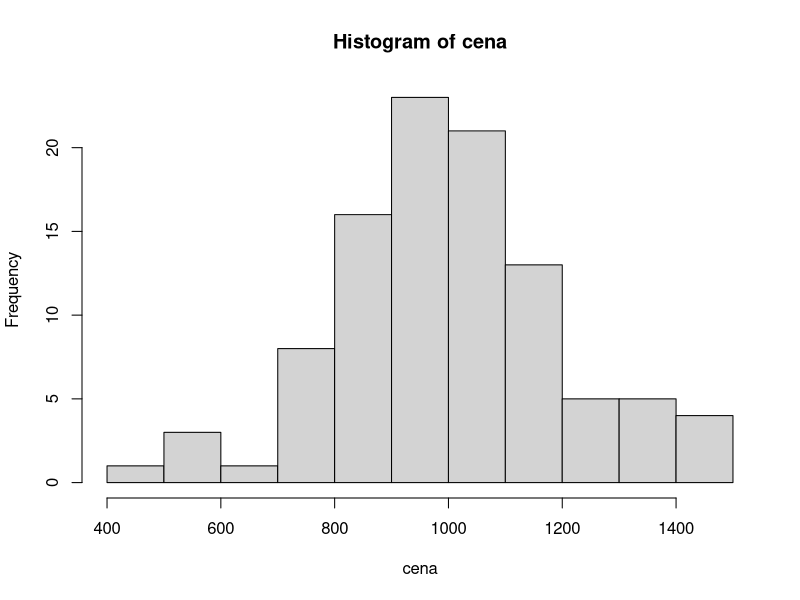
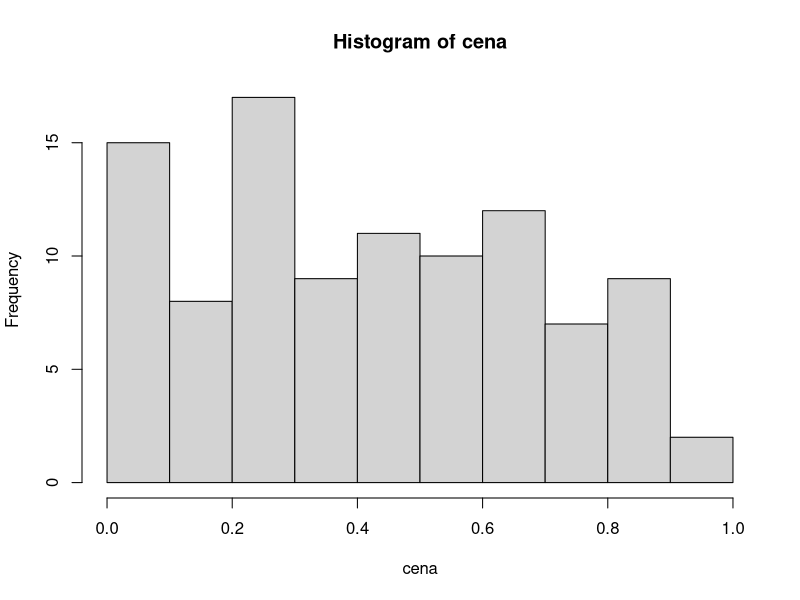

These figures' R source, in order:
## ---- chunk 1
prvni_cislo <- 10
druhe_cislo <- 20
prvni_cislo + druhe_cislo
## ---- chunk 2
10 + 20
## ---- chunk 3
prvni_cislo <- 10
druhe_cislo <- 20
vysledek <- prvni_cislo + druhe_cislo
## ---- chunk 4
vysledek
## ---- chunk 5
cena <- round(rnorm(n = 100, mean = 1000, sd = 200), digits = 2)
## ---- chunk 6
cena
## ---- chunk 7
rnorm(n = 100, mean = 1000, sd = 200)
## ---- chunk 8
round(1.145, digits = 2)
## ---- chunk 9
round(x = 1.145, digits = 2)
## ---- chunk 10
round(rnorm(n = 100, mean = 1000, sd = 200), digits = 2)
## ---- chunk 11
cena[5]
## ---- chunk 12
cena[5:10]
## ---- chunk 13
sum(cena)
## ---- chunk 14
sum(cena / 121 * 100)
## ---- chunk 15
sum(cena) / 121 * 100
## ---- chunk 16
hist(cena)
## ---- chunk 17
cena <- round(runif(n = 100), digits = 2)
## ---- chunk 18
hist(cena)
## ---- chunk 19
tibble::tribble(
  ~ "Akce"                            , ~ "Zkratka",
  "Vlož blok kódu (chunk)"            , "Ctrl+Alt+I",
  "Vlož přiřazení (znaky <-)"         , "Alt+-",
  "Proveď řádek kódu s kurzorem"      , "Ctrl+Enter",
  "Proveď blok kódu s kurzorem"       , "Ctrl+Shift+Enter",
  "Proveď všechny bloky v souboru"    , "Ctrl+Alt+R",
  "Proveď všechny bloky nad kurzorem" , "Ctrl+Alt+P",
  "Zobraz celý dokument v HTML"       , "Ctrl+Shift+K",
  "Jdi na další blok nebo titulek"    , "Ctrl+PgDown",
  "Jdi na předchozí blok nebo titulek", "Ctrl+PgUp",
  "Nápověda k funkci s kurzorem"      , "F1"
) |> 
  dplyr::mutate(
    `Windows & Linux` = stringr::str_replace_all(Zkratka, "([^+]+)", "<kbd>\\1</kbd>"),
    Mac = stringr::str_replace_all(`Windows & Linux`, c("Ctrl" = "Command", "Alt" = "Option"))
  ) |> 
  dplyr::select(!Zkratka) |> 
  knitr::kable()
## ---- chunk 20
c(10, 20, 30) + c(1, 2, 3)
## ---- chunk 21
c(10, 20, 30) + 1
## ---- chunk 22
c(10, 20, 30) + c(1, 2)
## ---- chunk 23
c(10, 20, 30, 40) + c(1, 2)
